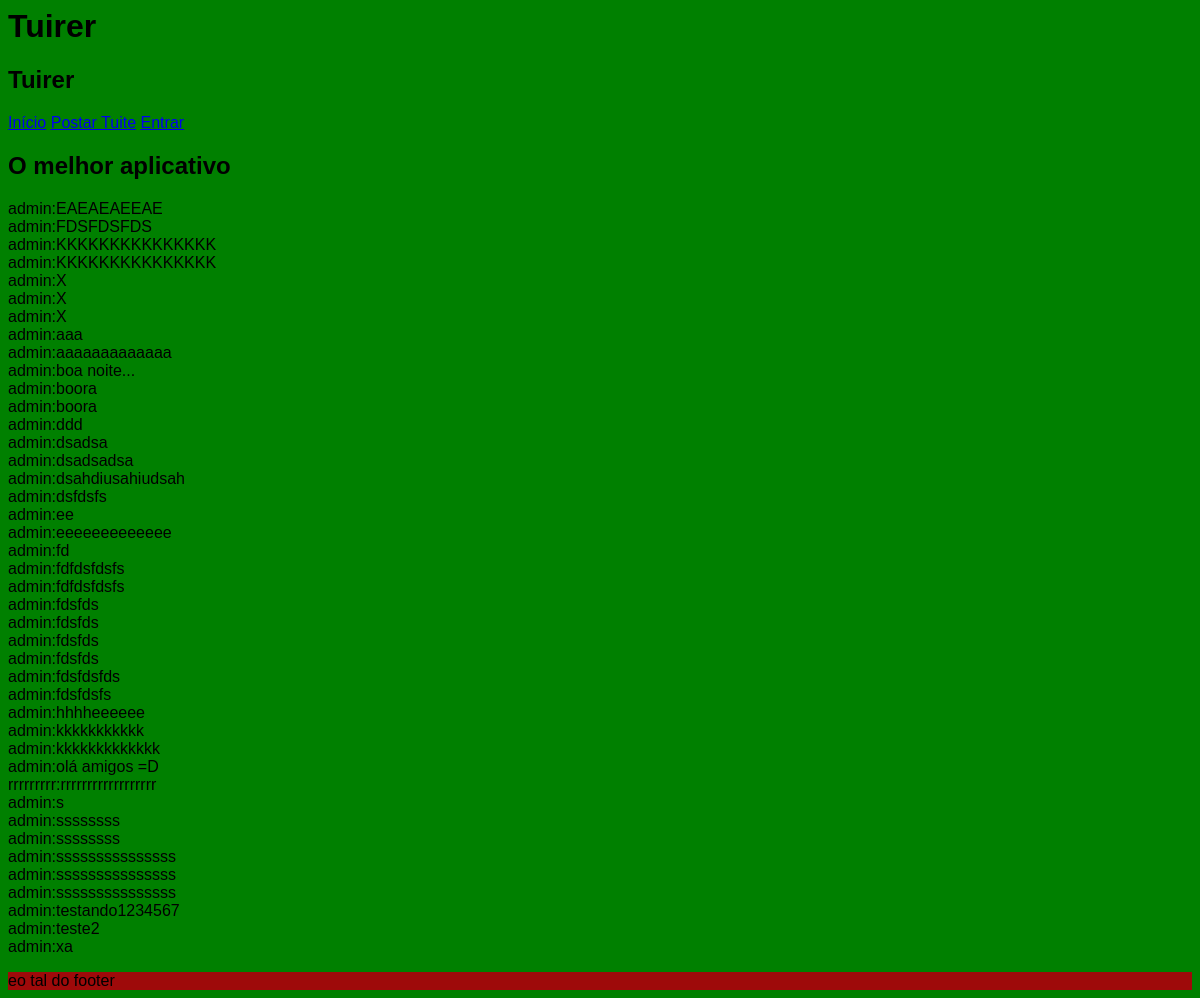
The app's page /, older data.
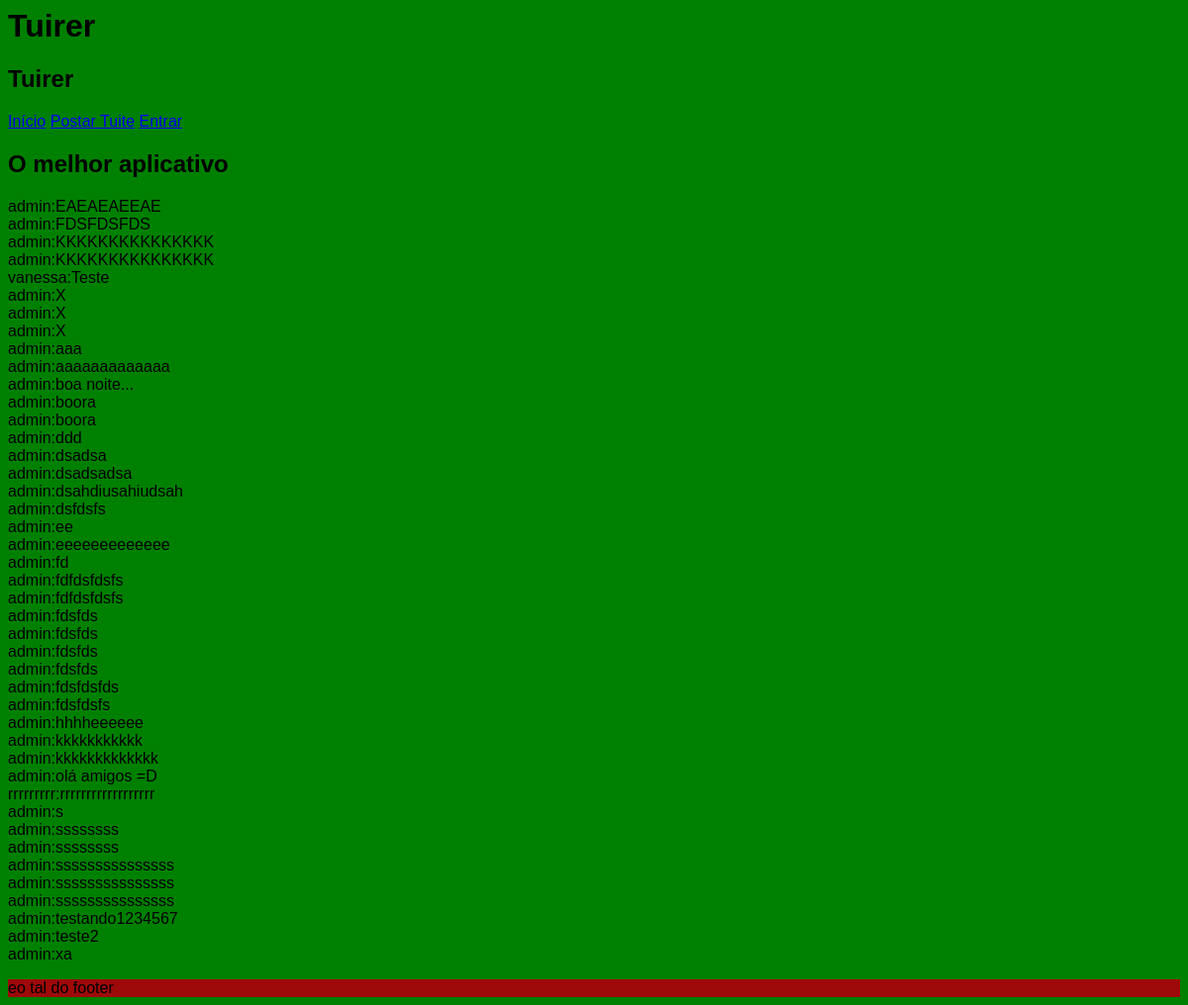
The same page, newer data.
### tuites/models.py (models this page shows, shortened)
class Tuite(models.Model):
    content = models.CharField('Tuite', max_length=280)
    author = models.ForeignKey('users.User', verbose_name='Autor', default=1 ,on_delete=models.CASCADE, related_name='tuites')
    date_created = models.DateTimeField(auto_now_add=True)
    objects = TuitesManager()
    def __str__(self):
        return f'{self.author.username}:{self.content}'
    class Meta:
        ordering =('content',)

### users/models.py (models this page shows)
class User(AbstractUser):
    picture = models.ImageField('Foto de Perfil', default='/img/icone_vazio.png')
    following = models.ManyToManyField('self', blank=True)

### core/views.py (the view)
# urls.py: path('', index, name='index'),
def index(request):
    context = {
        'now': datetime.now(),
        'tuites': Tuite.objects.all(),
    }
    return render(request, 'template.html', context)

### templates/template.html (shortened to what this page needs)
{% extends 'base.html' %}
    {% block body %}
        {% for tuite in tuites %}
            <div>
                {{ tuite }}
            </div>
        {% endfor %}
    {% endblock %}

Row changes from the older to the newer data that the page shows:
added Tuite: author+content "vanessa:Teste"
